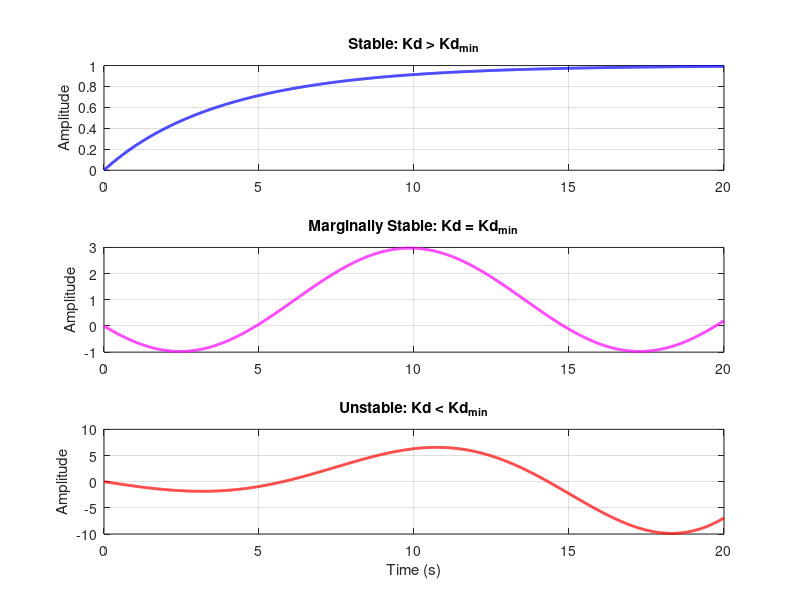

This chart was generated by the following MATLAB code: (Note: this script raises an error after producing the figure.)
% 2022E048 
% BANDARA H.G.T.D.
% EC 5030 – CONTROL SYSTEMS 
%% PART 3: PD Controller Stability Analysis and Step Response Verification
clc; clear; close all;

a = 8.9824; b = 0.7210; % from Part 1
G = tf(a, [1, b, 0]);
Kp = 0.02;

% Stability boundary for Kd
Kd_min = -b/a;
Kd_stable = 0.03;
Kd_boundary = Kd_min;
Kd_unstable = -0.1;

PD = @(Kp, Kd) tf([Kd Kp], [1]);
t = 0:0.01:20;

figure('Position',[100 100 700 600]);
subplot(3,1,1);
T1 = feedback(series(PD(Kp, Kd_stable), G), 1);
[y1, t1] = step(T1, t);
plot(t1, y1, 'b', 'LineWidth', 2);
title('Stable: Kd > Kd_{min}'); grid on; ylabel('Amplitude');
xlim([0 20]);

subplot(3,1,2);
T2 = feedback(series(PD(Kp, Kd_boundary), G), 1);
[y2, t2] = step(T2, t);
plot(t2, y2, 'm', 'LineWidth', 2);
title('Marginally Stable: Kd = Kd_{min}'); grid on; ylabel('Amplitude');
xlim([0 20]);

subplot(3,1,3);
T3 = feedback(series(PD(Kp, Kd_unstable), G), 1);
[y3, t3] = step(T3, t);
plot(t3, y3, 'r', 'LineWidth', 2);
title('Unstable: Kd < Kd_{min}'); grid on; ylabel('Amplitude'); xlabel('Time (s)');
xlim([0 20]);

sgtitle('Step Responses for Different PD Controller Gains');
